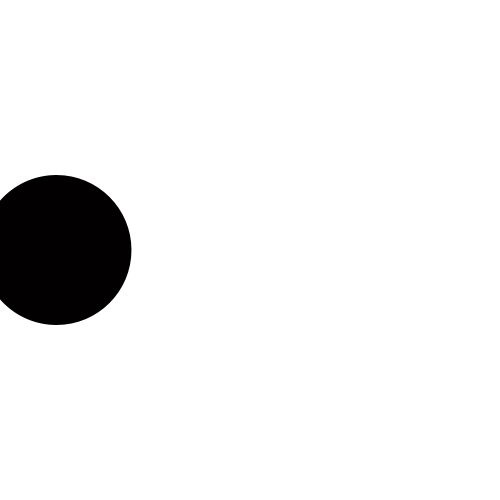
Frame 1 (no input)
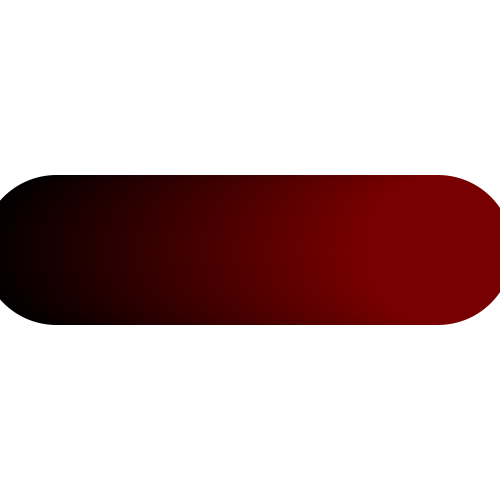
Frame 60 (the mouse pressed at the canvas centre just before this capture)
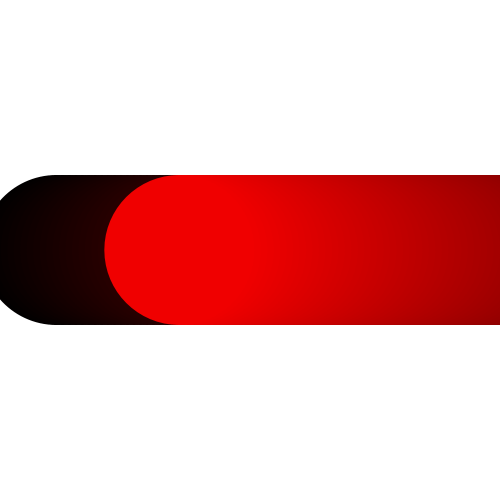
Frame 120 (the mouse held since frame 60 and released just before this capture)

The Processing sketch that drew these frames (run headless with seeded random() and noise(); from frame 60 on, the mouse is pressed at the canvas centre):

// Processing sketch: processing_127495
// ── processing_127495.pde

//the scope of the variable is defined 
//by the {} where it is declared (initiated/defined)
//or: a variable is only valid in the function where it is declare
//if we define a variable outside of any {}, it is "global"
//if we define a variable within {}, it is "local"

//you can think of this initial code, outside of setup and draw,
//as a "intro" or "header"
float myNicePosition = 50;
float mySpeed = random(10); 
int red = 0;
void setup() {
  size(500, 500);
  background(255);
  smooth();
}
void draw() {
  //background(255);
  //myNicePosition = myNicePosition+1; is the same as:
  //myNicePosition+=1; is the same as
  //myNicePosition++;
  myNicePosition+=mySpeed;
  red+=2;
  //we have these main shortcuts for updating values:
  //+=, -=, *=, /=, ++, -- (* is multiply; / is divide)
  noStroke();
  fill(red, 0, 0);
  ellipse(myNicePosition, 250, 150, 150);
  // most usual comparisons: ==, !=, <, >, <=, >=
  // within if, you can use logical operators OR || or AND &&
  if(myNicePosition>width || myNicePosition<0){
    //mySpeed = mySpeed*-1; same as:
    mySpeed*=-1;
    println(mySpeed);
  }
  if(red>=255){
    red=0;
  }
}
